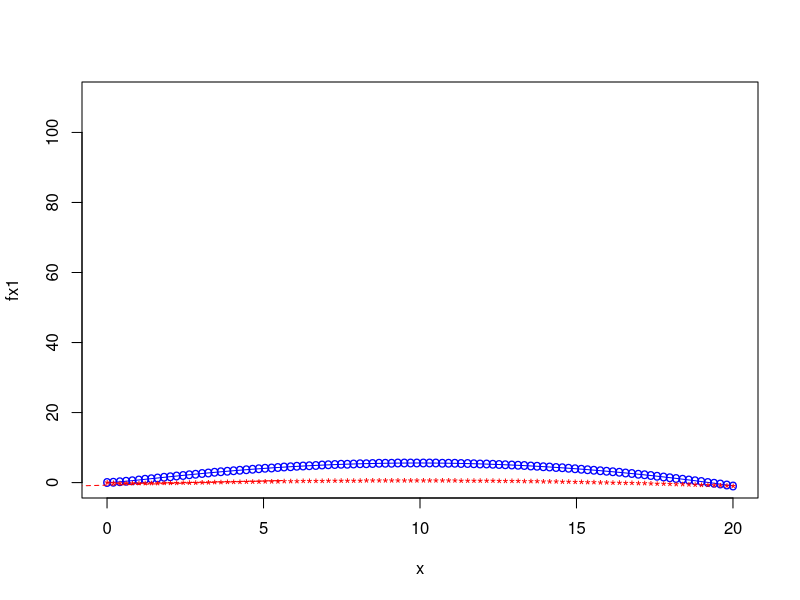

Reproduce this figure in R.
# 1. (a) For x = 12.5, y = 22.8 and z = 34.6, compute the following expression in R and print the result.

x = 12.5
y = 22.8
z = 34.6
L = sqrt(x^3+y^3+z^3) * exp(x/y) / log(x+y/z)
print(L)

#(b) A population dynamics model with predation can be written in a dimensionless form as

a1 = 1.3
K = 20
x = seq(0,K,length.out = 100)
fx1 = a1*x*(1 - x/K) - x/(1 + x)

a2 = 0.3
K = 20
x = seq(0,K,length.out = 100)
fx2 = a2*x*(1 - x/K) - x/(1 + x)

plot(x, fx1, type="o", col="blue", pch="o", lty=1, ylim=c(0,110) )
points(x, fx2, col="red", pch="*")
lines(fx1, fx2, col="red",lty=2)

